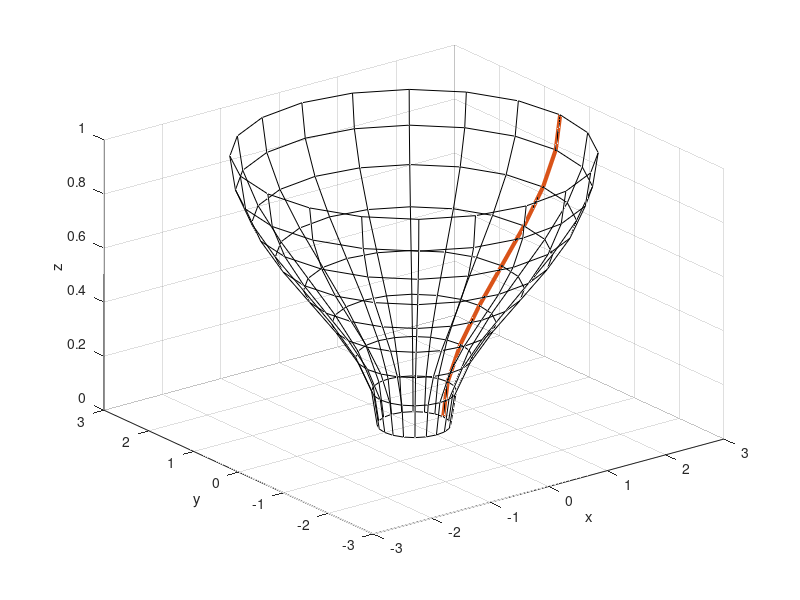

Reproduce this figure in MATLAB.
% DEMO: Jakoby orotuje kosinusovku kolem pocatku, coz vytvori kalich

% (c) 2021 Pavel Rajmic, UTKO FEKT VUT v Brne

close all

z = pi:pi/8:2*pi; % jemnost vzorkovani krivky
r = 1.5 + cos(z); % vytvoreni hodnot polomeru na krivce (jako funkce r(z))
[X,Y,Z] = cylinder(r,20);  % vygenerovani souradnic site

h = mesh(X,Y,Z);  % vykresleni site
set(h,'EdgeColor',[0 0 0], 'FaceColor','none');
xlabel('x')
ylabel('y')
zlabel('z')
% view(40,15)
% axis tight

hold on

h = plot3(X(:,1),Y(:,1),Z(:,1));
set(h,'LineWidth',3,'Color',[0.8500 0.3250 0.0980]);